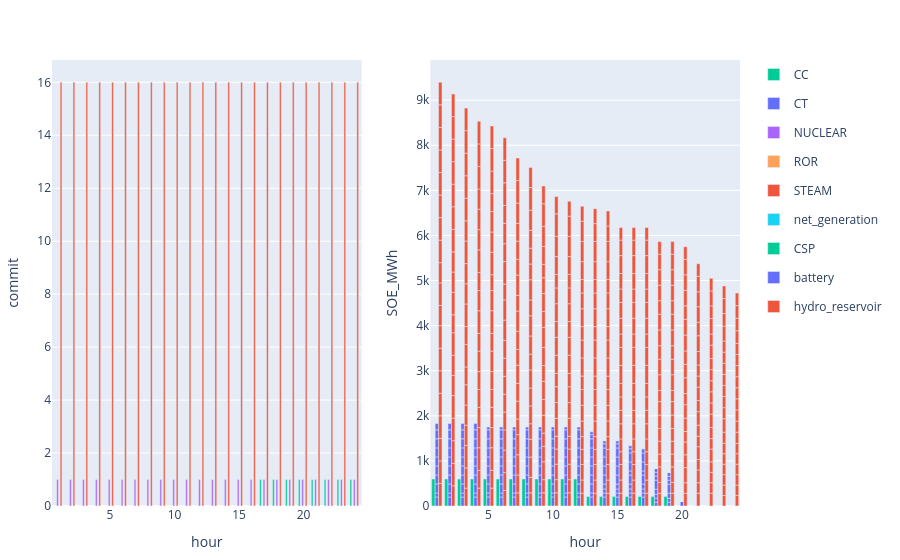

Notebook code for this chart:
### Code cell
to_plot = commit_ed[(commit_ed.configuration .== config_) .&  (commit_ed.day .== day_) .&  (commit_ed.iteration .== iteration_),:] 
p1 = plot(to_plot, x = :hour, y = :commit,  kind = "bar", color = :resource, stackgroup = 1) #Layout(barmode="stack"))

to_plot = s_ed.storage[(s_ed.storage.configuration .== config_) .&  (s_ed.storage.day .== day_) .&  (s_ed.storage.iteration .== iteration_),:]
p2 = plot(to_plot, x = :hour , y = :SOE_MWh, color = :resource, kind = "bar", Layout(barmode="stack")) 
[p1 p2]

### Figure 1 — Plotly figure (JSON) as saved in the notebook; plotly's stock layout.template omitted (floating-point values rounded to 4 significant figures; data arrays with more than 128 entries replaced by an {"elided": "..."} marker saying what was removed)
{"data": [{"legendgroup": "CC", "marker": {"color": "#00cc96"}, "name": "CC", "showlegend": true, "stackgroup": 1, "type": "bar", "x": [1, 2, 3, 4, 5, 6, 7, 8, 9, 10, 11, 12, 13, 14, 15, 16, 17, 18, 19, 20, 21, 22, 23, 24], "xaxis": "x1", "y": [0, 0, 0, 0, 0, 0, 0, 0, 0, 0, 0, 0, 0, 0, 0, 0, 1, 1, 1, 1, 1, 1, 1, 1], "yaxis": "y1"}, {"legendgroup": "CT", "marker": {"color": "#636efa"}, "name": "CT", "showlegend": true, "stackgroup": 1, "type": "bar", "x": [1, 2, 3, 4, 5, 6, 7, 8, 9, 10, 11, 12, 13, 14, 15, 16, 17, 18, 19, 20, 21, 22, 23, 24], "xaxis": "x1", "y": [0, 0, 0, 0, 0, 0, 0, 0, 0, 0, 0, 0, 0, 0, 0, 0, 0, 0, 0, 0, 0, 0, 0, 0], "yaxis": "y1"}, {"legendgroup": "NUCLEAR", "marker": {"color": "#ab63fa"}, "name": "NUCLEAR", "showlegend": true, "stackgroup": 1, "type": "bar", "x": [1, 2, 3, 4, 5, 6, 7, 8, 9, 10, 11, 12, 13, 14, 15, 16, 17, 18, 19, 20, 21, 22, 23, 24], "xaxis": "x1", "y": [1, 1, 1, 1, 1, 1, 1, 1, 1, 1, 1, 1, 1, 1, 1, 1, 1, 1, 1, 1, 1, 1, 1, 1], "yaxis": "y1"}, {"legendgroup": "ROR", "marker": {"color": "#FFA15A"}, "name": "ROR", "showlegend": true, "stackgroup": 1, "type": "bar", "x": [1, 2, 3, 4, 5, 6, 7, 8, 9, 10, 11, 12, 13, 14, 15, 16, 17, 18, 19, 20, 21, 22, 23, 24], "xaxis": "x1", "y": [null, null, null, null, null, null, null, null, null, null, null, null, null, null, null, null, null, null, null, null, null, null, null, null], "yaxis": "y1"}, {"legendgroup": "STEAM", "marker": {"color": "#EF553B"}, "name": "STEAM", "showlegend": true, "stackgroup": 1, "type": "bar", "x": [1, 2, 3, 4, 5, 6, 7, 8, 9, 10, 11, 12, 13, 14, 15, 16, 17, 18, 19, 20, 21, 22, 23, 24], "xaxis": "x1", "y": [16, 16, 16, 16, 16, 16, 16, 16, 16, 16, 16, 16, 16, 16, 16, 16, 16, 16, 16, 16, 16, 16, 16, 16], "yaxis": "y1"}, {"legendgroup": "net_generation", "marker": {"color": "#19d3f3"}, "name": "net_generation", "showlegend": true, "stackgroup": 1, "type": "bar", "x": [1, 2, 3, 4, 5, 6, 7, 8, 9, 10, 11, 12, 13, 14, 15, 16, 17, 18, 19, 20, 21, 22, 23, 24], "xaxis": "x1", "y": [null, null, null, null, null, null, null, null, null, null, null, null, null, null, null, null, null, null, null, null, null, null, null, null], "yaxis": "y1"}, {"legendgroup": "CSP", "marker": {"color": "#00cc96"}, "name": "CSP", "showlegend": true, "type": "bar", "x": [1, 2, 3, 4, 5, 6, 7, 8, 9, 10, 11, 12, 13, 14, 15, 16, 17, 18, 19, 20, 21, 22, 23, 24], "xaxis": "x2", "y": [600, 600, 600, 600, 600, 600, 600, 600, 600, 600, 600, 600, 209, 209, 209, 209, 209, 209, 209, 0, 0, 0, 0, 0], "yaxis": "y2"}, {"legendgroup": "battery", "marker": {"color": "#636efa"}, "name": "battery", "showlegend": true, "type": "bar", "x": {"elided": "240 int values"}, "xaxis": "x2", "y": {"elided": "240 float values"}, "yaxis": "y2"}, {"legendgroup": "hydro_reservoir", "marker": {"color": "#EF553B"}, "name": "hydro_reservoir", "showlegend": true, "type": "bar", "x": {"elided": "456 int values"}, "xaxis": "x2", "y": {"elided": "456 float values"}, "yaxis": "y2"}], "layout": {"margin": {"b": 50, "l": 50, "r": 50, "t": 60}, "xaxis1": {"anchor": "y1", "domain": [0, 0.45], "title": {"text": "hour"}}, "xaxis2": {"anchor": "y2", "domain": [0.55, 1], "title": {"text": "hour"}}, "yaxis1": {"anchor": "x1", "domain": [0, 1], "title": {"text": "commit"}}, "yaxis2": {"anchor": "x2", "domain": [0, 1], "title": {"text": "SOE_MWh"}}}}
